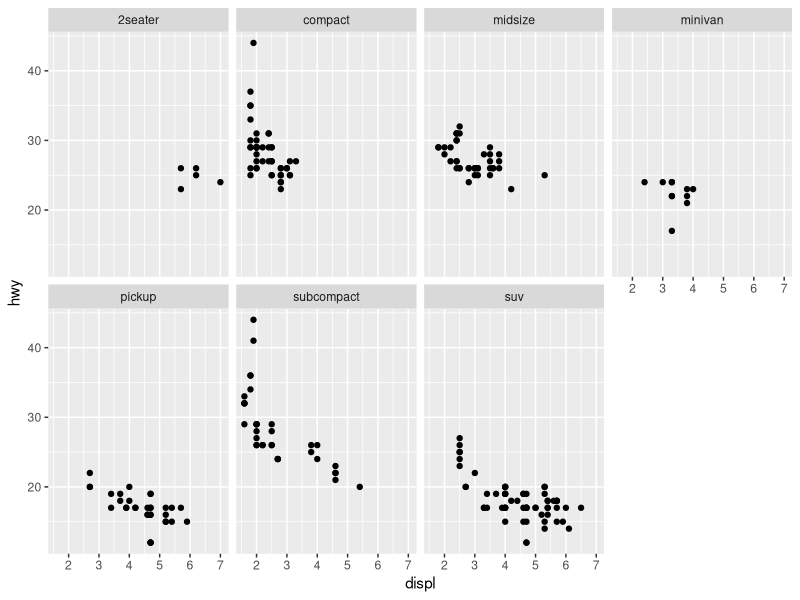
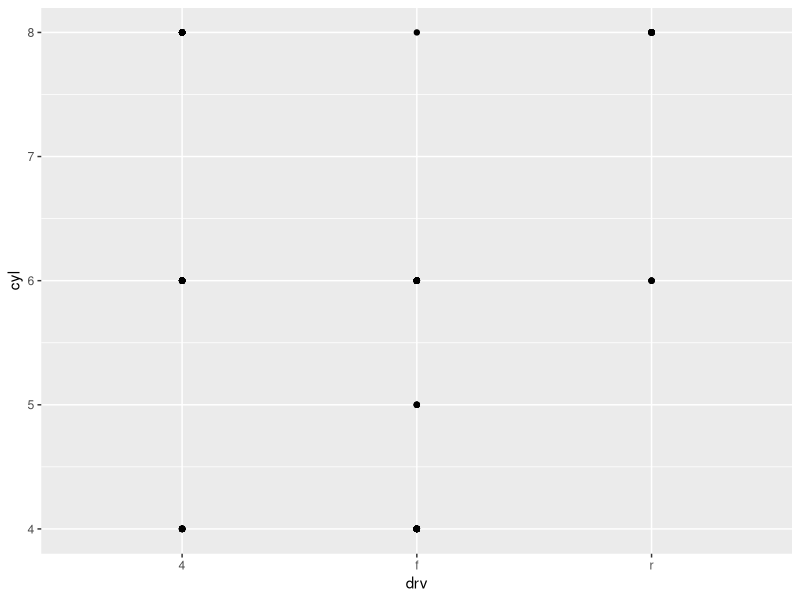
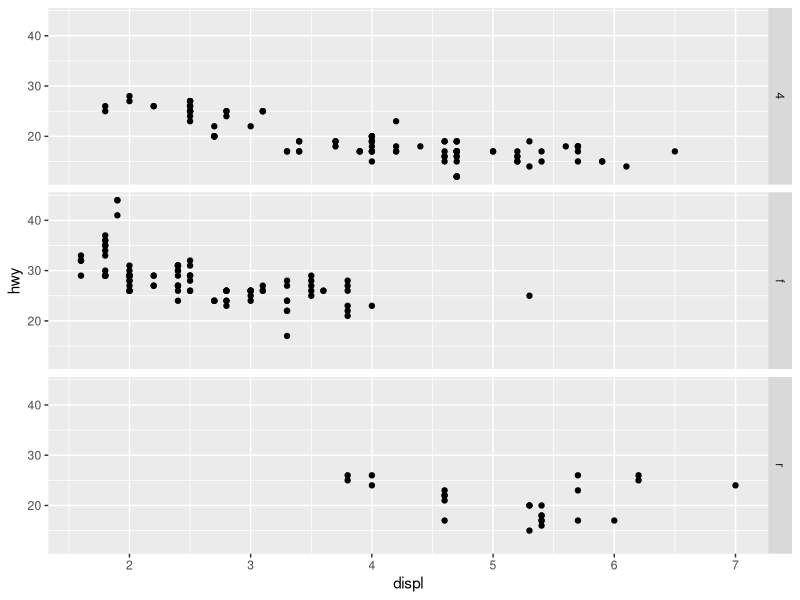
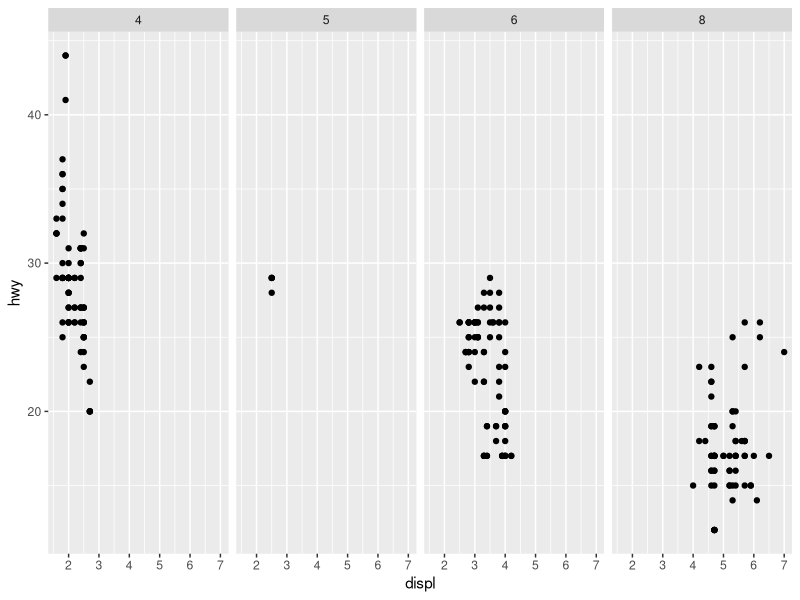
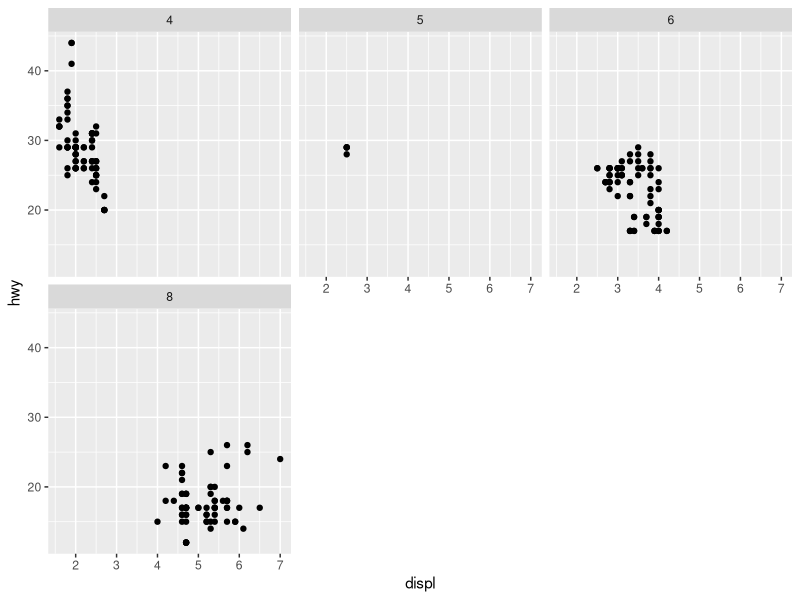
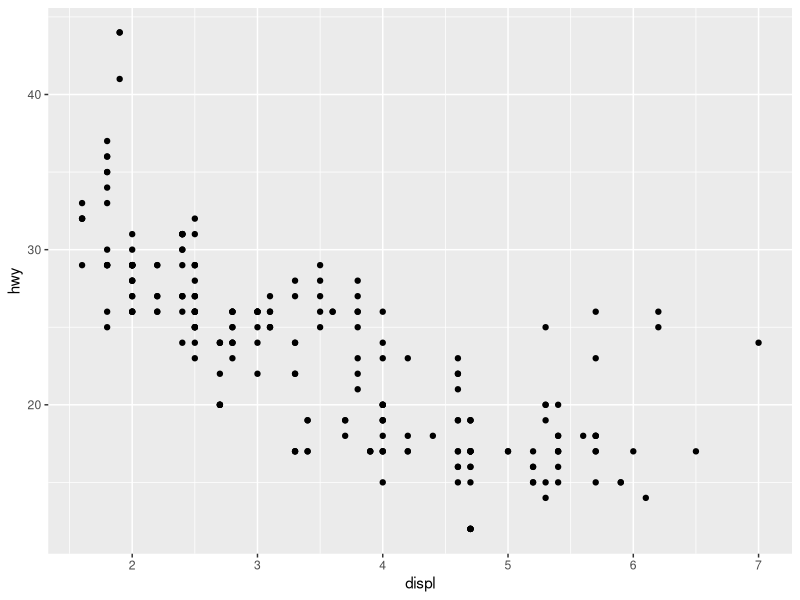
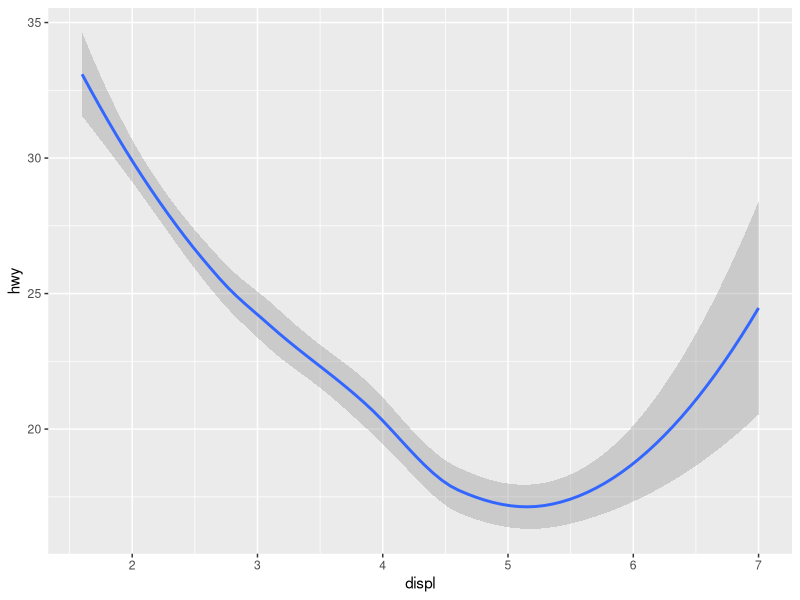
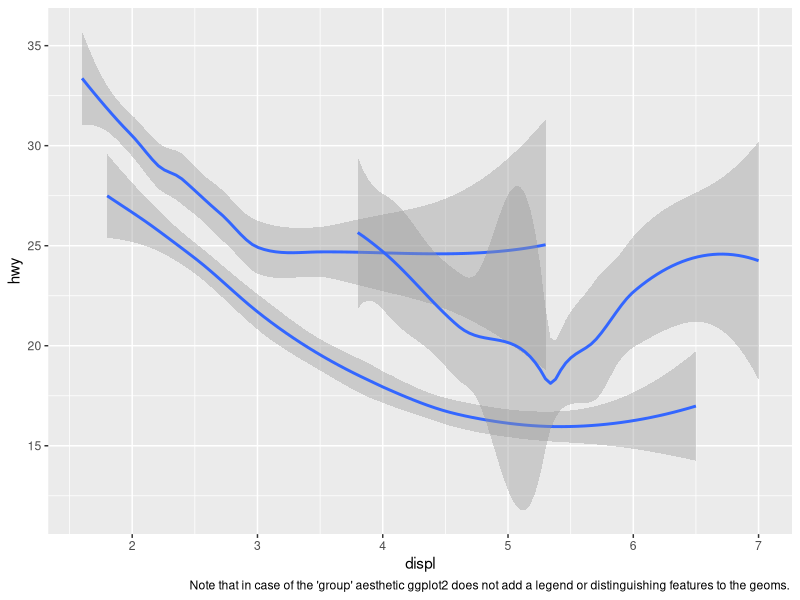

These charts were generated, in order, by the following R code: (Note: this script raises an error after producing the figures.)
## ---- chunk 1
knitr::opts_chunk$set(echo = TRUE)
## ---- chunk 2
library(tidyverse)
library(here)
## ---- chunk 3
ggplot(data = mpg) +
  geom_point(mapping = aes(x = displ, y = hwy)) +
  facet_wrap("class", nrow = 2)
## ---- chunk 4

## ---- chunk 5

## ---- chunk 6

## ---- chunk 7

## ---- chunk 8

## ---- chunk 9

## ---- chunk 10
mpg
## ---- chunk 11

## ---- chunk 12
ggplot(data = mpg) + 
  geom_point(mapping = aes(x = drv, y = cyl))
## ---- chunk 13
ggplot(data = mpg) + 
  geom_point(mapping = aes(x = displ, y = hwy)) +
  facet_grid(drv ~ .)

ggplot(data = mpg) + 
  geom_point(mapping = aes(x = displ, y = hwy)) +
  facet_grid(. ~ cyl)
## ---- chunk 14
?facet_wrap
## ---- chunk 15
ggplot(data = mpg) + 
  geom_point(mapping = aes(x = displ, y = hwy)) +
  facet_wrap(~ cyl, nrow = 2, ncol = 3)
## ---- chunk 16
ggplot(data = mpg) + 
  geom_point(mapping = aes(x = displ, y = hwy))
## ---- chunk 17
ggplot(data = mpg) + 
  geom_smooth(mapping = aes(x = displ, y = hwy))
## ---- chunk 18

## ---- chunk 19
gg2 <- lsf.str("package:ggplot2")
gg2[grep("^geom", gg2)]
## ---- chunk 20
ggplot(data = mpg) +
  geom_smooth(mapping = aes(x = displ, y = hwy, group = drv)) +
  labs(caption = "Note that in case of the 'group' aesthetic ggplot2 does not add a legend or distinguishing features to the geoms. ")
## ---- chunk 21
ggplot(data = mpg) +
  geom_smooth(mapping = aes(x = displ, y = hwy, color = drv))
## ---- chunk 22

## ---- chunk 23

## ---- chunk 24

## ---- chunk 25

## ---- chunk 26
ggplot(data = mpg, mapping = aes(x = displ, y = hwy, color = drv)) + 
  geom_point() + 
  geom_smooth(se = FALSE)
## ---- chunk 27
ggplot(data = mpg, mapping = aes(x = displ, y = hwy)) + 
  geom_point() + 
  geom_smooth()

ggplot() + 
  geom_point(data = mpg, mapping = aes(x = displ, y = hwy)) + 
  geom_smooth(data = mpg, mapping = aes(x = displ, y = hwy))
## ---- chunk 28
ggplot(data = diamonds) + 
  geom_bar(mapping = aes(x = cut))
## ---- chunk 29
diamonds
## ---- chunk 30
ggplot(data = diamonds) + 
  stat_count(mapping = aes(x = cut))
## ---- chunk 31
diamonds_summarised <- diamonds %>% 
  group_by(cut) %>% 
  count()
diamonds_summarised
## ---- chunk 32
ggplot(data = diamonds_summarised)
## ---- chunk 33

## ---- chunk 34
ggplot(data = diamonds) + 
  stat_summary(
    mapping = aes(x = cut, y = depth),
    fun.ymin = min,
    fun.ymax = max,
    fun.y = median
  )
## ---- chunk 35
ggplot(data = diamonds) + 
  stat_summary(
    mapping = aes(x = cut, y = depth),
    fun.data = mean_se
  )
## ---- chunk 36
ggplot(data = diamonds) + 
  stat_count(mapping = aes(x = cut, fill = cut))
## ---- chunk 37
ggplot(data = diamonds) + 
  stat_count(mapping = aes(x = cut, fill = clarity))
## ---- chunk 38
ggplot(data = diamonds) + 
  stat_count(mapping = aes(x = cut, fill = clarity), position = "identity")
## ---- chunk 39
ggplot(data = diamonds) + 
  geom_bar(mapping = aes(x = cut, fill = clarity), position = "fill")
## ---- chunk 40
ggplot(data = diamonds) + 
  geom_bar(mapping = aes(x = cut, fill = clarity), position = "dodge")
## ---- chunk 41
ggplot(data = mpg) +
  geom_point(mapping = aes(x = displ, y = hwy), position = "jitter")
## ---- chunk 42
ggplot(data = mpg, mapping = aes(x = cty, y = hwy)) + 
  geom_point()
## ---- chunk 43
ggplot(data = mpg, mapping = aes(x = class, y = hwy)) + 
  geom_boxplot()
## ---- chunk 44
# You need to have sp package /install.packages("sp")/
est <- read_rds(here("data/gadm36_EST_0_sp.rds"))
## ---- chunk 45
ggplot(est, aes(long, lat, group = group)) +
  geom_polygon(fill = "white", color = "black") +
  labs(title = "Unadjusted (inappropriate) lat/lon ratio")
## ---- chunk 46
ggplot(est, aes(long, lat, group = group)) +
  geom_polygon(fill = "white", color = "black") +
  coord_quickmap() +
  labs(title = "Adjusted lat/lon aspect ratio")
